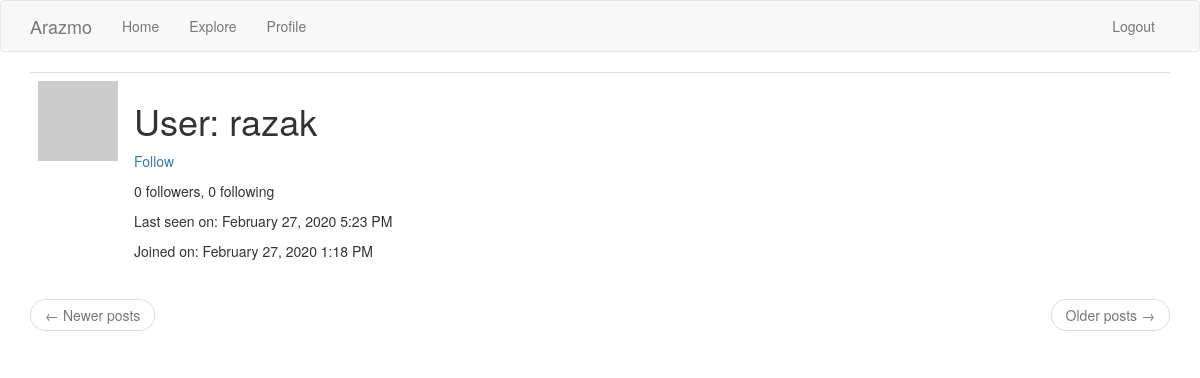
/razak (signed in), run on the app's committed database.
### app/models.py (models this page shows, shortened)
class User(UserMixin, db.Model):
    id = db.Column(db.Integer, primary_key=True)
    username = db.Column(db.String(64), index=True, unique=True)
    email = db.Column(db.String(120), index=True, unique=True)
    password_hash = db.Column(db.String(128))
    posts = db.relationship('Post', backref='author', lazy='dynamic')
    about_me = db.Column(db.String(140))
    date_joined = db.Column(db.DateTime(64), default=datetime.utcnow)
    last_seen = db.Column(db.DateTime(64), default=datetime.utcnow)
    followed = db.relationship(
        'User', secondary=followers,
        primaryjoin=(followers.c.follower_id == id),
        secondaryjoin = (followers.c.followed_id == id),
        backref=db.backref('followers', lazy='dynamic'), lazy='dynamic'
    )
    def is_following(self, user):
        return self.followed.filter(
            followers.c.followed_id == user.id).count() > 0
    def avatar(self, size):
        digest = md5(self.email.lower().encode('utf8')).hexdigest()
        return 'https://www.gravatar.com/avatar/{}?d=identicon&s={}'.format(digest, size)

### app/main/routes.py (the view)
@bp.route("/<username>")
@login_required
def user(username):
  user = User.query.filter_by(username=username).first_or_404()
  page = request.args.get('page', 1, type=int)
  posts = user.posts.order_by(Post.timestamp.desc()).paginate(
    page, current_app.config['POSTS_PER_PAGE'], False)
  next_url = url_for('main.user', username=user.username, page=posts.next_num) \
    if posts.has_next else None
  prev_url = url_for('main.user', username=user.username, page=posts.prev_num) \
    if posts.has_prev else None
  return render_template("user.html", user=user, posts=posts.items, next_url=next_url, prev_url=prev_url)

### app/main/routes.py (called while the page is built)
@bp.before_request
def before_request():
  if current_user.is_authenticated:
    current_user.last_seen = datetime.utcnow()
    db.session.commit()
  g.locale = str(get_locale())

### app/models.py (called while the page is built)
@login.user_loader
def load_user(id):
    return User.query.get(int(id))

### app/templates/user.html (shortened to what this page needs)
{% extends "base.html" %}
{% block app_content %}
    <table class="table table-hover">
        <tr>
            <td width="80px"><img src="{{ user.avatar(80) }}"></td>
            <td>
                <h1>{{ _('User') }}: {{ user.username }}</h1>
                {% if user == current_user %}
                <p><a href="{{ url_for('main.edit_profile') }}">{{ _('Edit your profile') }}</a></p>
                {% elif not current_user.is_following(user) %}
                <p><a href="{{ url_for('main.follow', username=user.username) }}">{{ _('Follow') }}</a></p>
                {% else %}
                <p><a href="{{ url_for('main.unfollow', username=user.username) }}">{{ _('Unfollow') }}</a></p>
                {% endif %}
                <p>{{ _('%(count)d followers', count=user.followers.count()) }}, {{ _('%(count)d following', count=user.followed.count()) }}</p>
                {% if user.last_seen %}
                <p>{{ _('Last seen on') }}: {{ moment(user.last_seen).format('LLL') }}</p>
                {% endif %}
                {% if user.date_joined %}
                <p>{{ _('Joined on') }}: {{ moment(user.date_joined).format('LLL') }}</p>
                {% endif %}
            </td>
        </tr>
    </table>
    <nav aria-label="...">
        <ul class="pager">
            <li class="previous{% if not prev_url %} disabled{% endif %}">
                <a href="{{ prev_url or '#' }}">
                    <span aria-hidden="true">&larr;</span> {{ _('Newer posts') }}
                </a>
            </li>
            <li class="next{% if not next_url %} disabled{% endif %}">
                <a href="{{ next_url or '#' }}">
                    {{ _('Older posts') }} <span aria-hidden="true">&rarr;</span>
                </a>
            </li>
        </ul>
    </nav>
{% endblock %}

### data on the page
User: username "razak", last_seen "February 27, 2020 5:23 PM", date_joined "February 27, 2020 1:18 PM"
